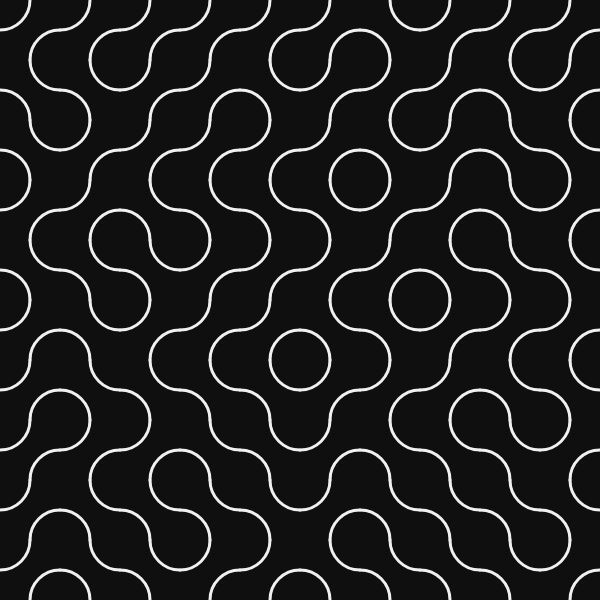
Frame 1 (no input)
Frame 60 (no input): identical to frame 1, image omitted
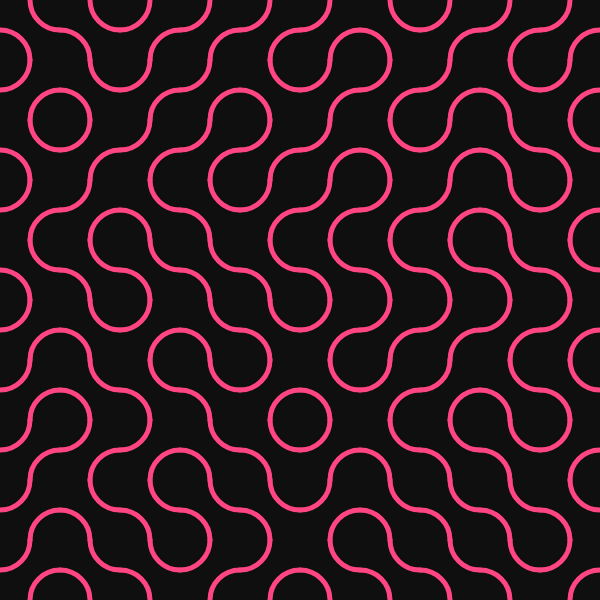
Frame 120 (the mouse pressed at the canvas centre since frame 60)

The p5.js sketch that drew these frames (run headless with seeded random() and noise() and a simulated clock; from frame 60 on, the mouse is pressed at the canvas centre):

// p5.js sketch
// ── sketch.js

let tamanho = 60;
let grelha = [];
let modo = false;

 function setup() {
 createCanvas(600, 600);

 //grelha aleatória
 for (let i = 0; i < 10; i++) {
 grelha[i] = [];

 for (let j = 0; j < 10; j++) {
 grelha[i][j] = random(1) < 0.5 ? 0 : 1;
 }
}
}
function draw() {
  background(15);

 for (let i = 0; i < 10; i++) {
 for (let j = 0; j < 10; j++) {
 let x = i * tamanho;
  let y = j * tamanho;

  let distancia = dist(mouseX, mouseY,
 x + 30, y + 30);

 let peca = grelha[i][j];

 if (distancia < 100) {
 peca = 1 - peca;
 }

 if (modo == false) {
 stroke(240);
  strokeWeight(3);
 } else {
  stroke(255, 70, 130);
 strokeWeight(5);
 }

 noFill();

 if (peca == 0) {
 arc(x, y, tamanho, tamanho, 0, HALF_PI);
  arc(x + tamanho, y + tamanho,
  tamanho, tamanho, PI, PI + HALF_PI);
  } else {
  
  arc(x + tamanho, y, tamanho, tamanho,
  HALF_PI, PI);
  arc(x, y + tamanho, tamanho, tamanho,
  PI + HALF_PI, TWO_PI);
  }
  }
  }
}

function mousePressed() {
  if (modo == false) {
  modo = true;
  } else {
  modo = false;
  }
}
